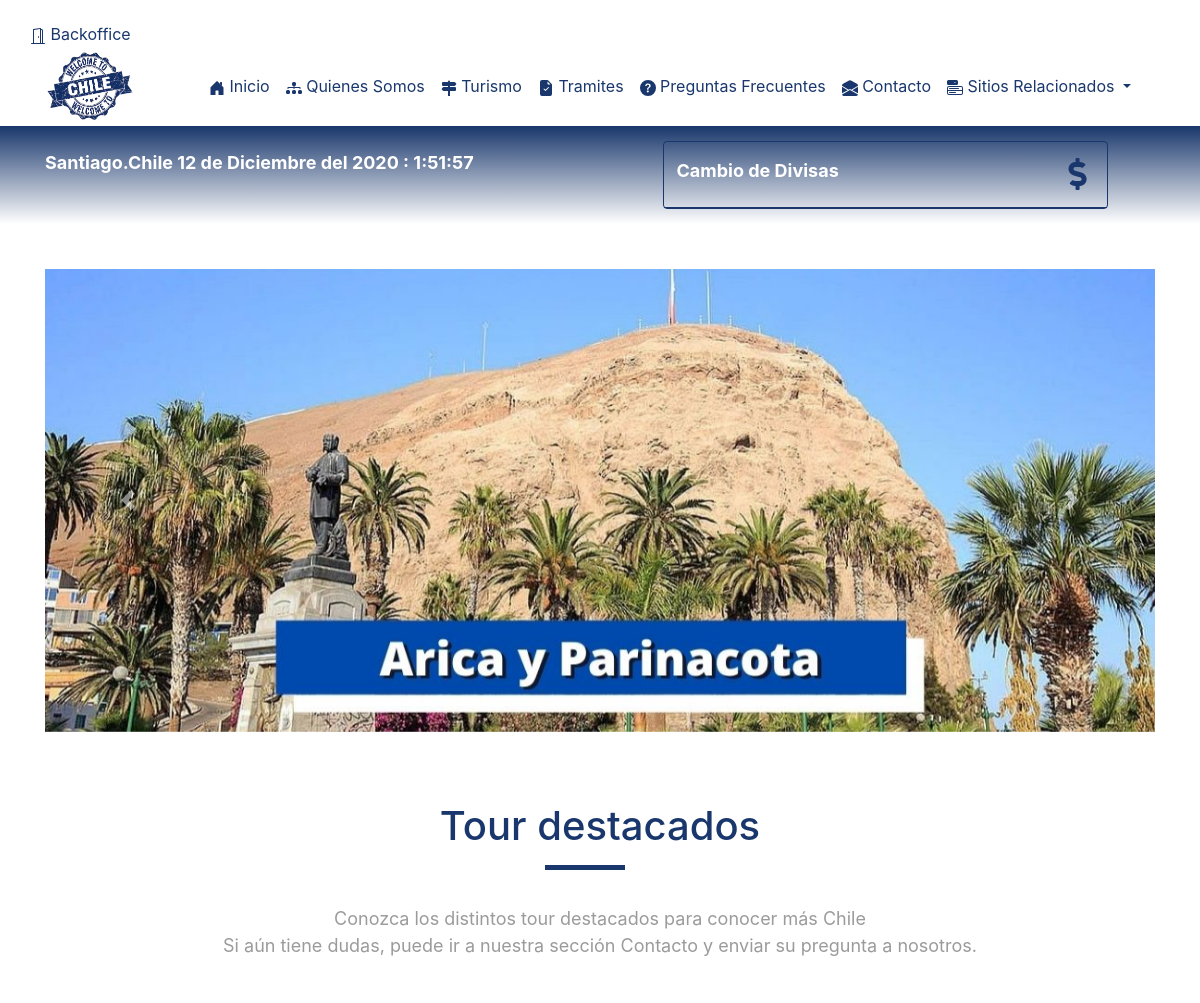
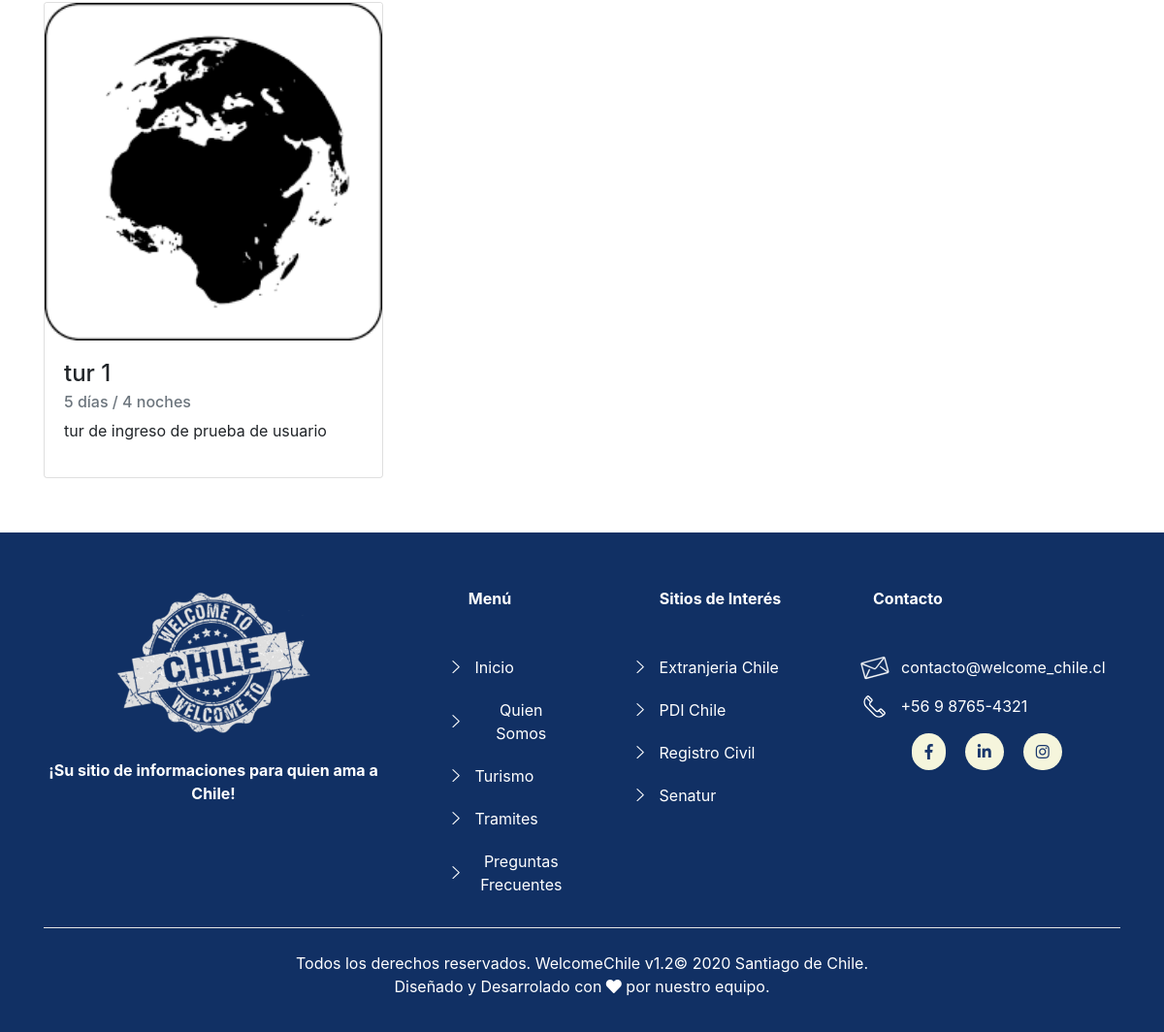
Screenshot of /turismo with the database file from the repository (2 pictures, top to bottom).
### turismo/models.py (models this page shows, shortened)
class Package(models.Model):
     title= models.CharField(max_length = 100, verbose_name = "Titulo")
     duration = models.CharField(max_length = 100, verbose_name = "Duracion")
     description = models.TextField(verbose_name = "Descripcion")
     imag = models.ImageField(verbose_name= "Imagen",upload_to='packages')
     created = models.DateTimeField(auto_now_add = True, verbose_name= "Fecha Creacion")
     updated = models.DateTimeField(auto_now = True, verbose_name= "Fecha Actualizacion")
     creator = models.ForeignKey(User,verbose_name="Creador", on_delete=models.CASCADE)
     class Meta:
        verbose_name = "Paquete"
        verbose_name_plural = "Paquetes"
        ordering = ['-updated','-created']

### turismo/views.py (the view)
# urls.py: path('turismo',turismo_views.turismo, name='turismo'),
def turismo(request):
    packages = Package.objects.all()
    return render(request,"turismo/turismo.html",{'packages':packages})

### turismo/templates/turismo/turismo.html (shortened to what this page needs)
{% extends 'core/base.html' %}
{% block Carrucel %}
    {% load static %}
        <div class="container mt-2 mb-2">
            <div class="row">
                <div class="carousel slide" data-ride="carousel" id="carousel">
                    <ul class="carousel-indicators">
                        <li data-target="#carousel" data-slide-to="0" class="active"></li>
                        <li data-target="#carousel" data-slide-to="1"></li>
                        <li data-target="#carousel" data-slide-to="2"></li>
                        <li data-target="#carousel" data-slide-to="3"></li>
                        <li data-target="#carousel" data-slide-to="4"></li>
                        <li data-target="#carousel" data-slide-to="5"></li>
                        <li data-target="#carousel" data-slide-to="6"></li>
                        <li data-target="#carousel" data-slide-to="7"></li>
                        <li data-target="#carousel" data-slide-to="8"></li>
                        <li data-target="#carousel" data-slide-to="9"></li>
                        <li data-target="#carousel" data-slide-to="10"></li>
                        <li data-target="#carousel" data-slide-to="11"></li>
                        <li data-target="#carousel" data-slide-to="12"></li>
                        <li data-target="#carousel" data-slide-to="13"></li>
                        <li data-target="#carousel" data-slide-to="14"></li>
                        <li data-target="#carousel" data-slide-to="15"></li>
                        <li data-target="#carousel" data-slide-to="16"></li>
                    </ul>
                    <div class="carousel-inner">
                        <div cclass="carousel-item" class="carousel-item active">
                            <img class="img-fluid" src="{% static 'core/img/01.jpg' %}" alt="Arica y Parinacota">
                        </div>
                    </div>
                    <a class="carousel-control-prev" href="#carousel" data-slide="prev">
                        <span class="carousel-control-prev-icon"></span>
                    </a>
                    <a class="carousel-control-next" href="#carousel" data-slide="next">
                        <span class="carousel-control-next-icon"></span>
                    </a>
                </div>
            </div>
        </div>
{% endblock %}
{% block subtitle %} Tour destacados{% endblock %}
{% block parrafo %} Conozca los distintos tour destacados para conocer más Chile<br>
Si aún tiene dudas, puede ir a nuestra sección Contacto y enviar su pregunta a nosotros. {% endblock %}
 {% block content %}
    <div class="row">
    {% for paquete in packages %}
                <div class="col-md-4 mt-2 mb-2">
                    <div class="card">
                        <img class="card-img-top" src="{{paquete.imag.url}}" alt="Imagen" style="width:100%">
                        <div class="card-body">
                            <h4 class="card-title">{{paquete.title}}</h4>
                            <h6 class="card-subtitle text-muted mb-2">{{paquete.duration}}</h5>
                            <p class="card-text">{{paquete.description}}</p>
                        </div>
                    </div>
                </div>
    {% endfor %}
    </div>
 {% endblock %}

### core/static/core/css/styles.css (style rules this page uses)
a { color: #19376c; }

### rows the page displays
Package: imag (picture), title "tur 1", duration "5 días / 4 noches", description "tur de ingreso de prueba de usuario"
